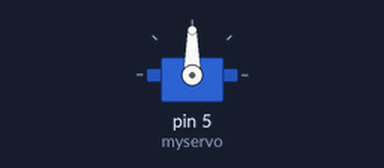
Bench run of a sketch on a simulated Arduino Uno, built with avr-gcc and run on an emulated ATmega328P. Parts: servo. What the sketch prints to the serial monitor is not drawn.

Above: at 0.05 s.
Timing chart, 0 to 4.6 s (numbered marks = the images above):
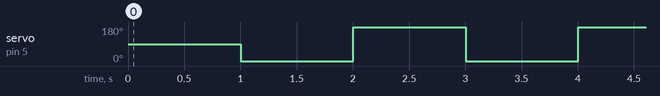

The sketch:

ServoSweep.ino
```cpp
//Moves your servo back and forth
#include "Servo.h"
Servo myservo;
const int servoPin = 5;
unsigned char servoUp;
unsigned long servoTime;


void setup() {
  // put your setup code here, to run once:
  Serial.begin(9600);
  myservo.attach(5);
  servoTime = millis();
  servoUp = 0;
}

void loop() {
  // put your main code here, to run repeatedly:
  if(millis() - servoTime > 1000){
    servoTime = millis();
    if(servoUp){
      myservo.write(180);
      Serial.println("Servo Up");
      servoUp = 0;
    }
    else{
      myservo.write(0);
      Serial.println("Servo Down");
      servoUp = 1;
    }
  }

}
```

Measured:
- by itself, servo on pin 5 (myservo): alternates 180° for 1.0 s and 0° for 1.0 s
